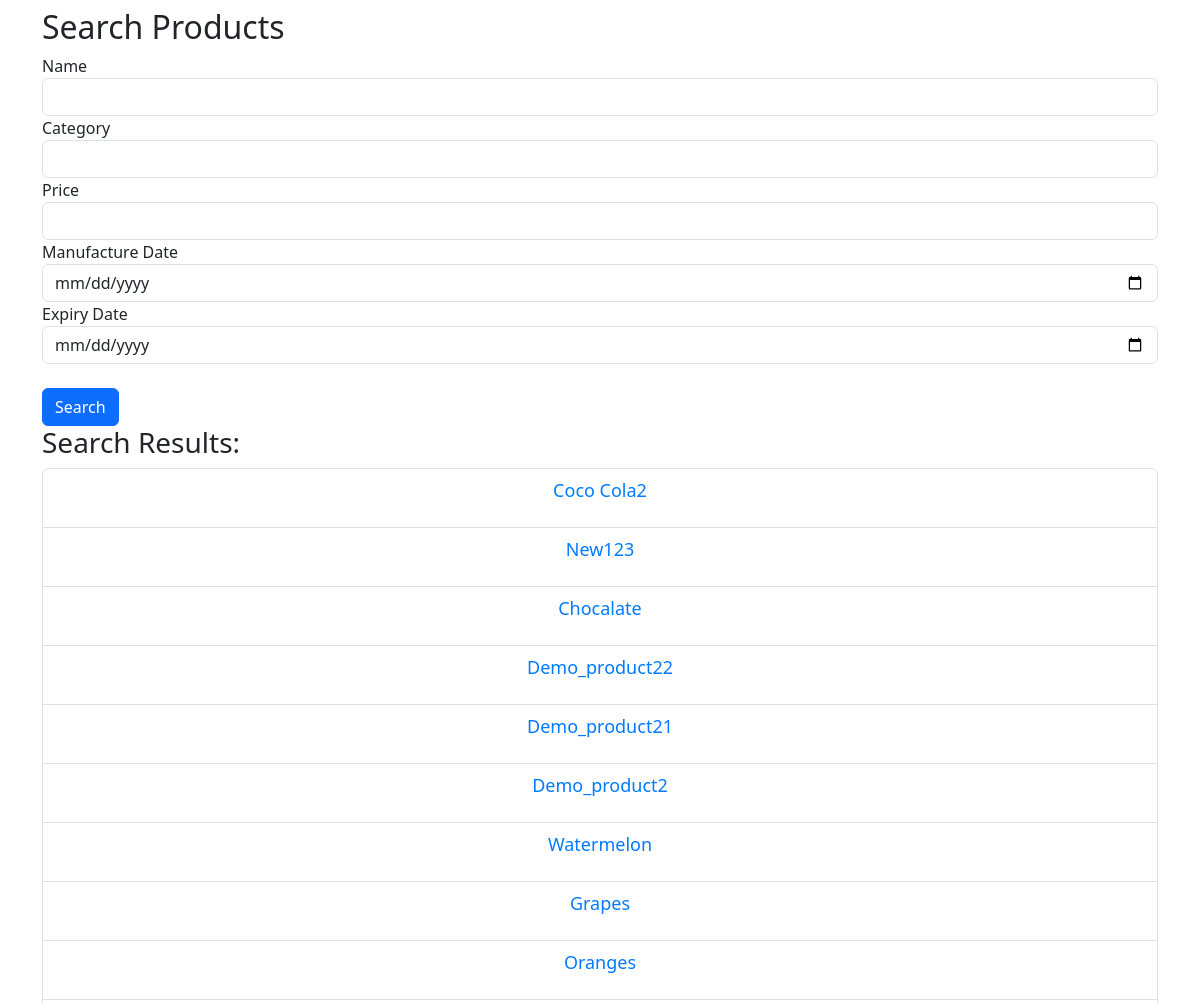
Page /admin_search_product (signed in, middle part) on the earlier database version.
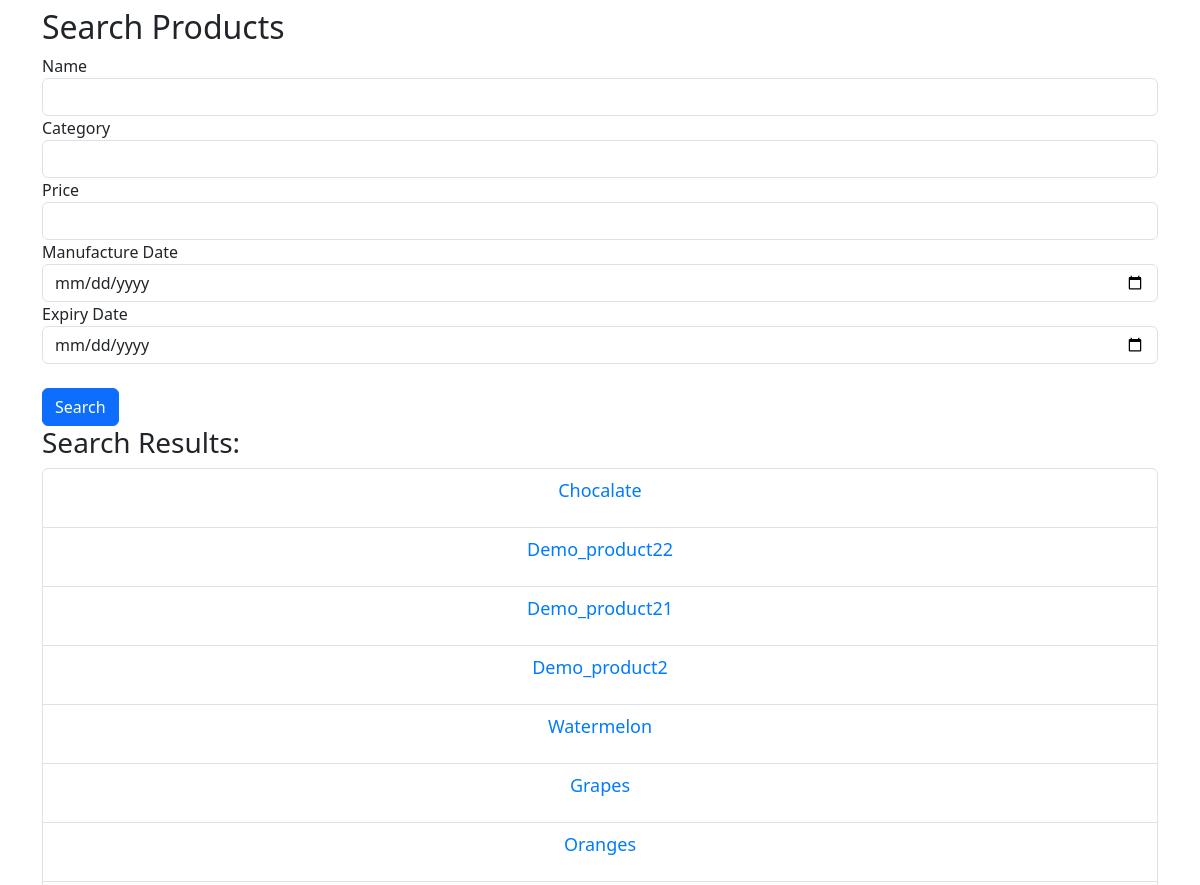
Same page on the later database version.
### application/models.py (models this page shows)
class Products(db.Model):
    __tablename__ = "products"
    product_id = db.Column(db.Integer, primary_key=True, autoincrement=True)
    product_name = db.Column(db.String(200), nullable=False)
    manufacture_date = db.Column(db.Date)
    expiry_date = db.Column(db.Date)
    rate_per_unit = db.Column(db.Float, nullable=False)
    unit = db.Column(db.String(200), nullable=False, default='Rs')
    section_id = db.Column(db.Integer, db.ForeignKey('sections.section_id', onupdate='CASCADE'))
    section = db.relationship('Sections', backref=db.backref('products', lazy=True))
    quantity_available = db.Column(db.Integer, db.CheckConstraint('quantity_available >= 0', name='check_min_quantity') , nullable=False)

### application/controllers.py (the view)
@app.route("/admin_search_product", methods=["GET", "POST"])
@login_required
def admin_search_product():
    form=SearchForm()
    if request.method == "POST":
        query_params = []
        product_name = request.form.get("name")
        if product_name:
            query_params.append(Products.product_name.ilike(f"%{product_name}%"))
        category = request.form.get("category")
        if category:
            query_params.append(Products.section.has(Sections.section_name.ilike(f"%{category}%")))
        price = request.form.get("price")
        if price:
            query_params.append(Products.rate_per_unit.ilike(f"%{price}%"))
        manufacture_date = request.form.get("manufacture_date")
        if manufacture_date:
            query_params.append(Products.manufacture_date.ilike(f"%{manufacture_date}%"))
        expiry_date = request.form.get("expiry_date")
        if expiry_date:
           query_params.append(Products.expiry_date.ilike(f"%{expiry_date}%"))
        products_query = Products.query.filter(*query_params)
        products = products_query.all()
        products.reverse()
    else:
        products = Products.query.all()
        products.reverse()
    return render_template('admin_search_product.html', products=products, form=form)

### application/forms.py
class SearchForm(FlaskForm):
    category = StringField("Category", validators=[])
    name = StringField("Name", validators=[])
    price = FloatField("Price", validators=[NumberRange(min=0, message="Price must be greater than or equal to 0.")])
    manufacture_date = DateField("Manufacture Date")
    expiry_date = DateField("Expiry Date")
    submit = SubmitField("Search")

### application/controllers.py (called while the page is built)
@login_manager.user_loader
def load_user(user_id):
    return Users.query.get(int(user_id))

### templates/admin_search_product.html (shortened to what this page needs)
<!DOCTYPE html>
<html>
<head>
    <link href="https://cdn.jsdelivr.net/npm/bootstrap@5.3.0/dist/css/bootstrap.min.css" rel="stylesheet">
    <link rel="stylesheet" type="text/css" href="{{ url_for('static', filename='styles.css') }}">
</head>
<body>
    <div class="container mt-5">
        <h2>Search Products</h2>
        <form method="POST" action="{{ url_for('admin_search_product') }}">
            <div class="form-group">
                {{ form.name.label }}
                {{ form.name(class="form-control") }}
            </div>
            <div class="form-group">
                {{ form.category.label }}
                {{ form.category(class="form-control") }}
            </div>
            <div class="form-group">
                {{ form.price.label }}
                {{ form.price(class="form-control") }}
            </div>
            <div class="form-group">
                {{ form.manufacture_date.label }}
                {{ form.manufacture_date(class="form-control") }}
            </div>
            <div class="form-group">
                {{ form.expiry_date.label }}
                {{ form.expiry_date(class="form-control") }}
            </div>
            <br>
            <button type="submit" class="btn btn-primary">Search</button>
        </form>
        <h3>Search Results:</h3>
        <ul class="list-group">
            {% for item in products %}
            <li class="list-group-item">
                <a href="{{ url_for('manage_product_details', product_id=item.product_id) }}">{{ item.product_name }}</a>
            </li>
            {% endfor %}
        </ul>
        <br>
    </div>
</body>
</html>

### static/styles.css (style rules this page uses)
body { padding-top: 70px; }
a { display: block; text-align: center; font-size: 18px; margin-bottom: 15px; text-decoration: none; color: #007bff; }

Differences in the rows shown:
removed Products: product_name "Coco Cola2"
removed Products: product_name "New123"
